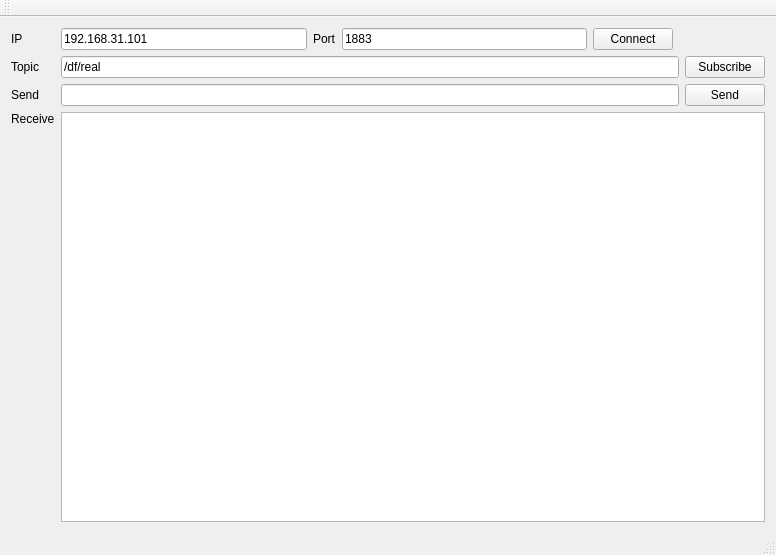
<?xml version="1.0" encoding="UTF-8"?>
<ui version="4.0">
 <class>MqttDemoClass</class>
 <widget class="QMainWindow" name="MqttDemoClass">
  <property name="geometry">
   <rect>
    <x>0</x>
    <y>0</y>
    <width>776</width>
    <height>555</height>
   </rect>
  </property>
  <property name="windowTitle">
   <string>MqttDemo</string>
  </property>
  <widget class="QWidget" name="centralWidget">
   <layout class="QGridLayout" name="gridLayout">
    <item row="2" column="0">
     <widget class="QLabel" name="label_3">
      <property name="text">
       <string>Send</string>
      </property>
     </widget>
    </item>
    <item row="3" column="0">
     <widget class="QLabel" name="label_4">
      <property name="text">
       <string>Receive</string>
      </property>
      <property name="alignment">
       <set>Qt::AlignLeading|Qt::AlignLeft|Qt::AlignTop</set>
      </property>
     </widget>
    </item>
    <item row="0" column="1">
     <widget class="QLineEdit" name="IpEdit">
      <property name="text">
       <string>192.168.31.101</string>
      </property>
     </widget>
    </item>
    <item row="0" column="0">
     <widget class="QLabel" name="label">
      <property name="text">
       <string>IP</string>
      </property>
     </widget>
    </item>
    <item row="0" column="2">
     <widget class="QLabel" name="label_2">
      <property name="text">
       <string>Port</string>
      </property>
     </widget>
    </item>
    <item row="2" column="1" colspan="5">
     <widget class="QLineEdit" name="SendMessageEdit"/>
    </item>
    <item row="3" column="1" colspan="6">
     <widget class="QPlainTextEdit" name="ReceiveMessageEdit"/>
    </item>
    <item row="0" column="5" colspan="2">
     <spacer name="horizontalSpacer">
      <property name="orientation">
       <enum>Qt::Horizontal</enum>
      </property>
      <property name="sizeHint" stdset="0">
       <size>
        <width>40</width>
        <height>20</height>
       </size>
      </property>
     </spacer>
    </item>
    <item row="0" column="3">
     <widget class="QLineEdit" name="PortEdit">
      <property name="text">
       <string>1883</string>
      </property>
     </widget>
    </item>
    <item row="2" column="6">
     <widget class="QPushButton" name="SendButton">
      <property name="text">
       <string>Send</string>
      </property>
     </widget>
    </item>
    <item row="0" column="4">
     <widget class="QPushButton" name="ConnectControlButton">
      <property name="text">
       <string>Connect</string>
      </property>
     </widget>
    </item>
    <item row="1" column="0">
     <widget class="QLabel" name="label_5">
      <property name="text">
       <string>Topic</string>
      </property>
     </widget>
    </item>
    <item row="1" column="6">
     <widget class="QPushButton" name="SubscribeButton">
      <property name="text">
       <string>Subscribe</string>
      </property>
     </widget>
    </item>
    <item row="1" column="1" colspan="5">
     <widget class="QLineEdit" name="lineEdit">
      <property name="text">
       <string>/df/real</string>
      </property>
     </widget>
    </item>
   </layout>
  </widget>
  <widget class="QMenuBar" name="menuBar">
   <property name="geometry">
    <rect>
     <x>0</x>
     <y>0</y>
     <width>776</width>
     <height>23</height>
    </rect>
   </property>
  </widget>
  <widget class="QToolBar" name="mainToolBar">
   <attribute name="toolBarArea">
    <enum>TopToolBarArea</enum>
   </attribute>
   <attribute name="toolBarBreak">
    <bool>false</bool>
   </attribute>
  </widget>
  <widget class="QStatusBar" name="statusBar"/>
 </widget>
 <layoutdefault spacing="6" margin="11"/>
 <resources>
  <include location="MqttDemo.qrc"/>
 </resources>
 <connections/>
</ui>
